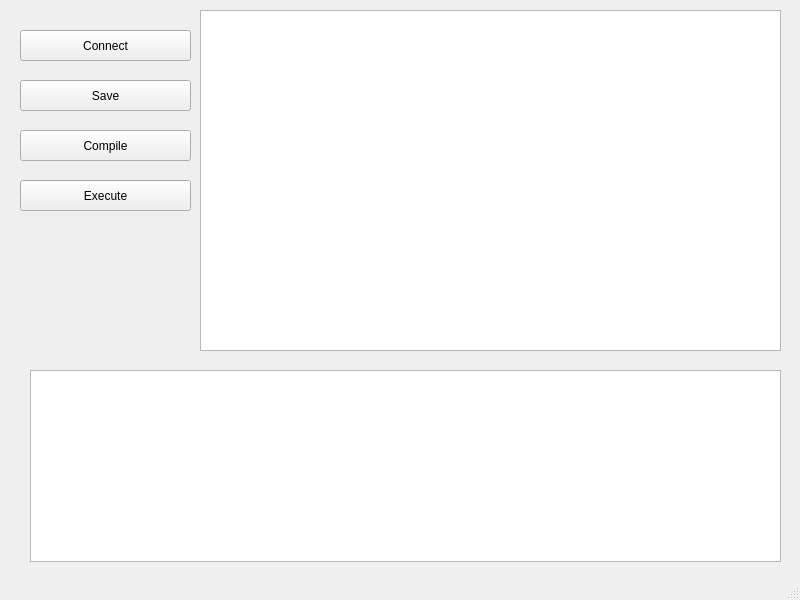
<?xml version="1.0" encoding="UTF-8"?>
<ui version="4.0">
 <class>MainWindow</class>
 <widget class="QMainWindow" name="MainWindow">
  <property name="geometry">
   <rect>
    <x>0</x>
    <y>0</y>
    <width>800</width>
    <height>600</height>
   </rect>
  </property>
  <property name="sizePolicy">
   <sizepolicy hsizetype="Fixed" vsizetype="Fixed">
    <horstretch>0</horstretch>
    <verstretch>0</verstretch>
   </sizepolicy>
  </property>
  <property name="windowTitle">
   <string>MainWindow</string>
  </property>
  <widget class="QWidget" name="centralwidget">
   <widget class="QTextEdit" name="textEdit">
    <property name="geometry">
     <rect>
      <x>200</x>
      <y>10</y>
      <width>581</width>
      <height>341</height>
     </rect>
    </property>
    <property name="font">
     <font>
      <pointsize>12</pointsize>
      <weight>75</weight>
      <italic>true</italic>
      <bold>true</bold>
     </font>
    </property>
    <property name="cursor" stdset="0">
     <cursorShape>IBeamCursor</cursorShape>
    </property>
   </widget>
   <widget class="QPushButton" name="connectButton">
    <property name="geometry">
     <rect>
      <x>20</x>
      <y>30</y>
      <width>171</width>
      <height>31</height>
     </rect>
    </property>
    <property name="text">
     <string>Connect</string>
    </property>
   </widget>
   <widget class="QPushButton" name="saveButton">
    <property name="geometry">
     <rect>
      <x>20</x>
      <y>80</y>
      <width>171</width>
      <height>31</height>
     </rect>
    </property>
    <property name="text">
     <string>Save</string>
    </property>
   </widget>
   <widget class="QPushButton" name="compileButton">
    <property name="geometry">
     <rect>
      <x>20</x>
      <y>130</y>
      <width>171</width>
      <height>31</height>
     </rect>
    </property>
    <property name="text">
     <string>Compile</string>
    </property>
   </widget>
   <widget class="QPushButton" name="executeButton">
    <property name="geometry">
     <rect>
      <x>20</x>
      <y>180</y>
      <width>171</width>
      <height>31</height>
     </rect>
    </property>
    <property name="text">
     <string>Execute</string>
    </property>
   </widget>
   <widget class="QTextBrowser" name="textBrowser">
    <property name="geometry">
     <rect>
      <x>30</x>
      <y>370</y>
      <width>751</width>
      <height>192</height>
     </rect>
    </property>
    <property name="font">
     <font>
      <pointsize>12</pointsize>
      <weight>75</weight>
      <italic>true</italic>
      <bold>true</bold>
     </font>
    </property>
   </widget>
  </widget>
  <widget class="QStatusBar" name="statusbar"/>
  <widget class="QMenuBar" name="menubar">
   <property name="geometry">
    <rect>
     <x>0</x>
     <y>0</y>
     <width>800</width>
     <height>23</height>
    </rect>
   </property>
   <property name="cursor">
    <cursorShape>ArrowCursor</cursorShape>
   </property>
   <property name="defaultUp">
    <bool>false</bool>
   </property>
  </widget>
 </widget>
 <tabstops>
  <tabstop>connectButton</tabstop>
  <tabstop>saveButton</tabstop>
  <tabstop>compileButton</tabstop>
  <tabstop>executeButton</tabstop>
  <tabstop>textEdit</tabstop>
  <tabstop>textBrowser</tabstop>
 </tabstops>
 <resources/>
 <connections/>
</ui>
